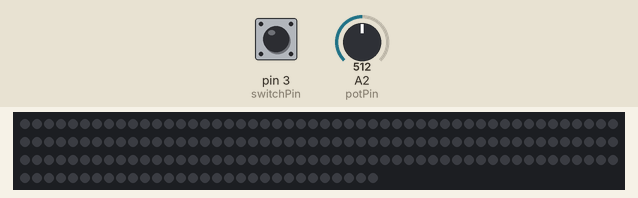
Recording of a sketch running on a simulated Arduino Uno, built with avr-gcc and run on an emulated ATmega328P. Shown: 180 RGB LEDs in strip order, left to right, continuing on the next row. Inputs (shaded band) come from the test bench; at power-on: pin 3 (switchPin) LOW, A2 (potPin) = 512.

Above: at 1.2 s.
1.3 s: pin 3 (switchPin) pulled HIGH for 0.15 s
At 2.6 s:
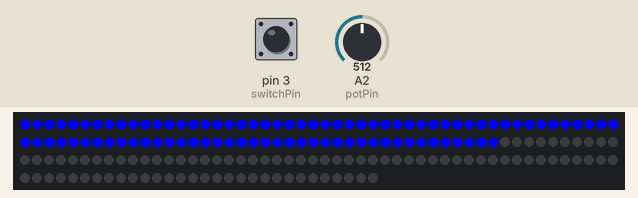
2.9 s: A2 (potPin) set to 1023
At 4.1 s:
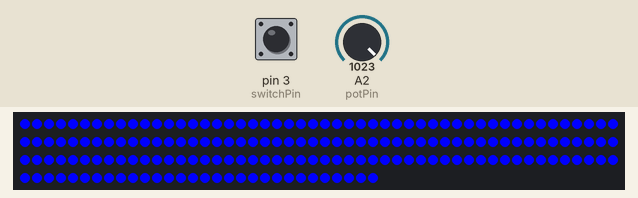
4.4 s: pin 3 (switchPin) pulled HIGH for 1 s
At 4.7 s:
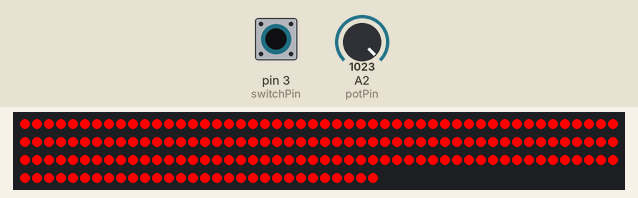
6.9 s: A2 (potPin) set to 900
At 7.6 s:
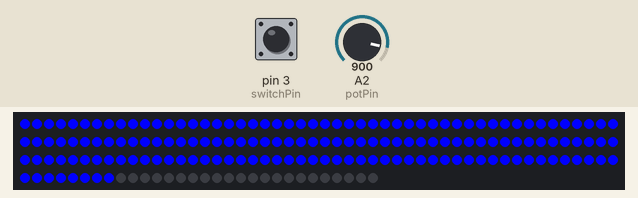
8.4 s: A2 (potPin) set to 716
At 9.7 s:
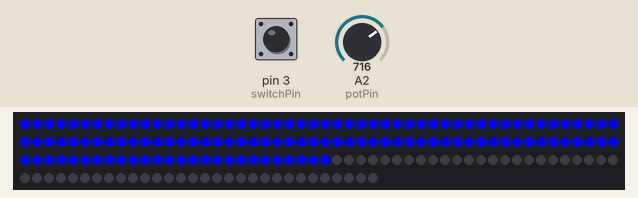
Timing chart, 0 to 10.9 s (numbered marks = the images above; inputs shaded):
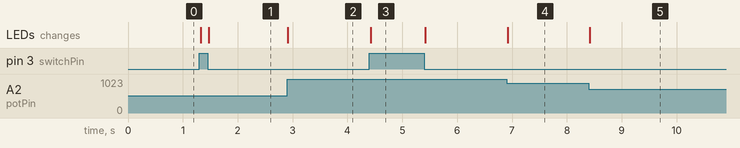

Measured:
- after the input at 1.3 s, the LEDs: first change at once (image 1 shows a later state)
- after the input at 2.9 s, the LEDs: change at once (image 2)
- after the input at 4.4 s, the LEDs: change at once (image 3)
- after the input at 6.9 s, the LEDs: change at once (image 4)
- after the input at 8.4 s, the LEDs: change at once (image 5)

The sketch:

NeoPixelLED-Controls.ino
```cpp
#include <Adafruit_NeoPixel.h>

#define PIN 6

const int  switchPin = 3;    // the pin that the push-button is attached to
int switchState = 0;         // current state of the push-button
int lastSwitchState = 0;     // previous state of the push-button

const int potPin = 2;    // select the input pin for the potentiometer
uint16_t lastPotentiometerValue = 0;
String colorVal = "";

// Create a pixel strip instance. The numerical value argument depends on how many pixels are in your strip.
Adafruit_NeoPixel strip = Adafruit_NeoPixel(180, PIN, NEO_GRB + NEO_KHZ800);

void setup() {
  Serial.begin(57600);
  pinMode(switchPin, INPUT);

  strip.begin();
  strip.show(); // Initialize all pixels to 'off'
  colorWipe(strip.Color(0, 0, 255)); // Set to Blue on startup
}

void loop() {
  delay(10);
  readAndSendSwitchDataIfChanged();
  readAndSendPotentiometerDataIfChanged();
}

void readAndSendSwitchDataIfChanged(void) {
  // Read the switch input pin:
  switchState = digitalRead(switchPin);

  // Toggle between a red and blue colors
  if (switchState != lastSwitchState) {
    strip.show(); // Initialize all pixels to 'off'
      if (switchState == HIGH) {
        colorVal = "RED";
        colorWipe(strip.Color(255, 0, 0));
  } else {
    colorVal = "BLUE";
    colorWipe(strip.Color(0, 0, 255));
  }
  // Delay a little bit to avoid bouncing
  delay(50);
  }
  // Save the current state as the last state, for next time through the loop
  lastSwitchState = switchState;
}

void readAndSendPotentiometerDataIfChanged(void) {
 // Scale the potentiometer value
 int newPotentiometerValue = analogRead(potPin) / 5.68;
  if (newPotentiometerValue != lastPotentiometerValue) {
      lastPotentiometerValue = newPotentiometerValue;

      if (colorVal == "RED") {
        if (lastPotentiometerValue == 0) {
          clearPixels(180);
        } else {
          colorWipe(strip.Color(255, 0, 0)); // Red
        }
      } else if (colorVal == "BLUE") {
        if (lastPotentiometerValue == 0) {
          clearPixels(180);
        } else {
          colorWipe(strip.Color(0, 0, 255)); // Blue
        }
      }
   }
}

void clearPixels(uint8_t numOfPixels) {
   uint16_t clearColor = (127, 127, 127);
   strip.setPixelColor(numOfPixels, clearColor);
   strip.show();
}

void colorWipe(uint32_t c) {

  // Reset the poteniometer value if we're at an "edge"
  for(uint16_t i = lastPotentiometerValue; i<180; i++){
      uint16_t clearColor = (0, 0, 0);
      strip.setPixelColor(i, clearColor);
  }

  // Fill the pixels based on the potentiometer value
  for(uint16_t i=0; i<lastPotentiometerValue; i++) {
    strip.setPixelColor(i, c);
    delay(0.5);
  }

   strip.show();
}
```
